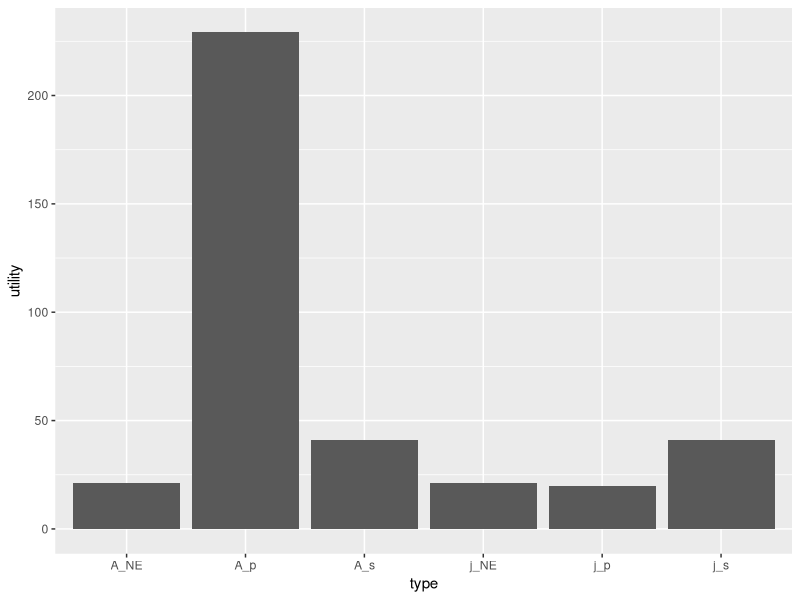
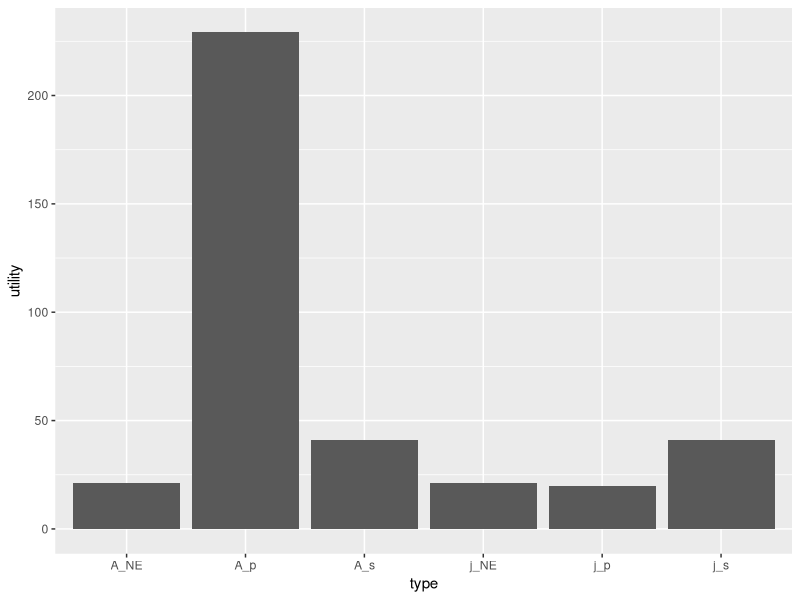

Write the R code that produced these figures, in order.
library(tidyverse)

#hA <- c(4.6, 2.7 ,2.7)
#hj <- c(4.6, 2.7 ,2.7)
#uA <- c(21.3, 40.9, 229.1)
#uj <- c(21.3, 40.9, 20)
w <- c(213, 409.1,409.1)
group2 <- c("NE", "Social", "Private")
#dfn10 <- tibble(hA, hj, uA, uj,w,type)
hours <- c(4.6, 4.6 ,2.7, 2.7, 2.7 ,2.7)
utility <- c(21.3,21.3, 40.9, 40.9, 229.1, 20)
type <- c("A_NE","j_NE", "A_s","j_s", "A_p", "j_p")
group <- c("NE", "NE", "Social","Social", "Private", "Private")
dfn10 <- tibble(hours, utility, type, group)
dfn10_total <- tibble(w, group2)

w5 <- c(375,281.25,375)
group2_5 <- c("Tioli", "NE", "Social")
#dfn10 <- tibble(hA, hj, uA, uj,w,type)
hours5 <- c(5,5,7.5,7.5,5,5)
utility5 <- c(150,56.25,56.25,56.25,75,75)
type5 <- c("A_t","j_t", "A_NE", "j_NE", "A_s", "j_s")
group5 <- c("Tioli", "Tioli", "NE","NE", "Social", "Social")
dfn5 <- tibble(hours5, utility5, type5, group5)
dfn5_total <- tibble(w5, group2_5)


plot1 <- ggplot(dfn10, aes(x = type, y = utility)) + geom_bar(stat = "identity", position = position_dodge())
plot1


ggsave("coordination_failures/bargraph_n.pdf", plot1, width = 11, height = 7)
